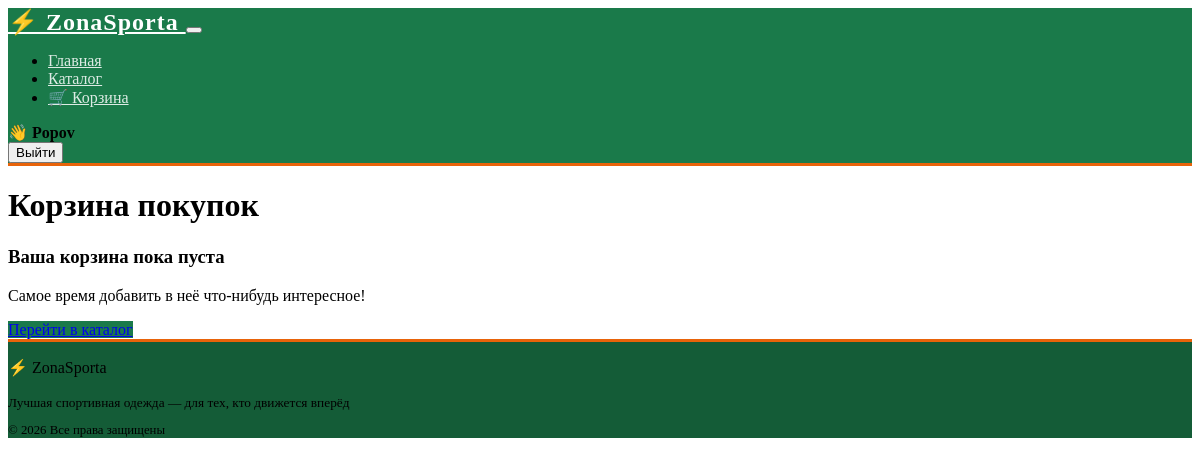
Before: /cart/ (signed in) with the older database file.
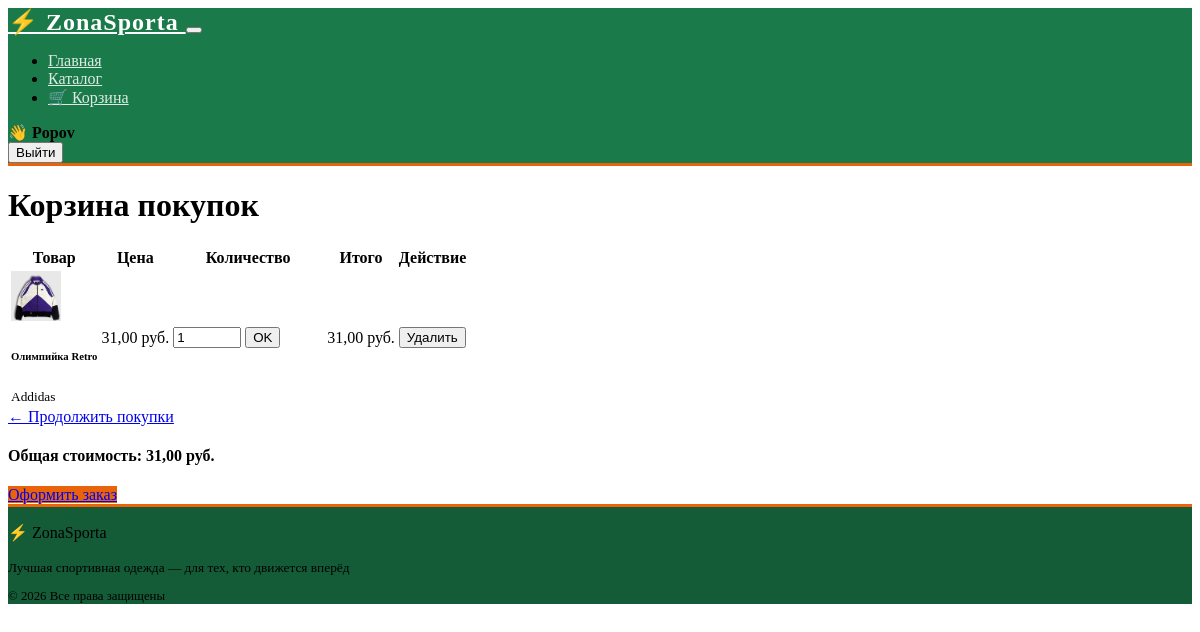
After: the same page with the newer database file.
### main/models.py (models this page shows, shortened)
class CartItem(models.Model):
    user = models.ForeignKey(
        settings.AUTH_USER_MODEL,
        on_delete=models.CASCADE,
        null=True
    )
    cart = models.ForeignKey(
        Cart,
        on_delete=models.CASCADE,
        verbose_name = "Корзина",
        related_name = "items"
    )
    product = models.ForeignKey(
        Product,
        on_delete=models.CASCADE,
        verbose_name = "Продукты",
        related_name = "cart_item"
    )
    quantity = models.PositiveIntegerField(
        validators=[MinValueValidator(1)],
        verbose_name="Количество"
    )
    def item_cost(self):
        return self.product.price * self.quantity
    class Meta:
        verbose_name = "Элемент корзины"
        verbose_name_plural = "Элементы корзины"

class Product(models.Model):
    name = models.CharField(
        max_length = 50,
        verbose_name = "Название товара"
    )
    description = models.TextField(
        blank = True,
        verbose_name = "Описание товара"
    )
    image = models.ImageField(
        upload_to = "products/",
        verbose_name = "Фото товара",
        blank = True,
        null = True
    )
    price = models.DecimalField(
        max_digits = 10,
        decimal_places = 2,
        verbose_name = "Цена",
        validators=[MinValueValidator(0)]
    )
    quantity_in_stock = models.IntegerField(
        verbose_name = "Количество на складе",
        validators=[MinValueValidator(0)]
    )
    category = models.ForeignKey(
        ProductCategory,
        on_delete=models.CASCADE,
        verbose_name = "Категория",
        related_name = "category_products"
    )
    manufacture = models.ForeignKey(
        Manufacturer,
        on_delete=models.CASCADE,
        verbose_name = "Производитель",
        related_name = "manufacture_products"
    )
    class Meta:
        verbose_name = "Товар"
        verbose_name_plural = "Товары"

class Manufacturer(models.Model):
    name = models.CharField(
        max_length = 50,
        verbose_name = "Название производителя"
    )
    country = models.CharField(
        max_length = 50,
        verbose_name = "Страна"
    )
    description = models.TextField(
        blank = True,
        verbose_name = "Описание производителя"
    )
    class Meta:
        verbose_name = "Производитель"
        verbose_name_plural = "Производители"

### main/views.py (the view)
# urls.py: path('cart/', views.cart, name='cart_view'),
@login_required(login_url='/register/')
def cart(request):
    cart, _ = Cart.objects.get_or_create(user=request.user)
    cart_items = CartItem.objects.filter(cart=cart)
    total_cost = sum(item.product.price * item.quantity for item in cart_items)
    context = {
        'cart_items': cart_items,
        'total_cost': total_cost,
    }
    return render(request, 'shop/cart.html', context)

### main/templates/shop/cart.html (shortened to what this page needs)
{% extends 'base.html' %}
{% block content %}
<div class="container mt-5">
    <h1 class="mb-4">Корзина покупок</h1>
    {% if cart_items %}
    <div class="card shadow-sm">
        <div class="card-body p-0">
            <table class="table table-hover mb-0 align-middle">
                <thead class="table-light">
                    <tr>
                        <th class="ps-4">Товар</th>
                        <th class="text-center">Цена</th>
                        <th class="text-center">Количество</th>
                        <th class="text-center">Итого</th>
                        <th class="text-end pe-4">Действие</th>
                    </tr>
                </thead>
                <tbody>
                    {% for item in cart_items %}
                    <tr>
                        <td class="ps-4">
                            <div class="d-flex align-items-center">
                                {% if item.product.image %}
                                    <img src="{{ item.product.image.url }}" alt="" class="rounded me-3" style="width: 50px; height: 50px; object-fit: cover;">
                                {% endif %}
                                <div>
                                    <h6 class="mb-0">{{ item.product.name }}</h6>
                                    <small class="text-muted">{{ item.product.manufacture.name }}</small>
                                </div>
                            </div>
                        </td>
                        <td class="text-center">{{ item.product.price }} руб.</td>
                        <td class="text-center" style="width: 150px;">
                            <form action="{% url 'update_cart' item.id %}" method="post" class="d-flex justify-content-center">
                                <input type="number" name="quantity" value="{{ item.quantity }}"
                                       min="1" max="{{ item.product.quantity_in_stock }}"
                                       class="form-control form-control-sm text-center me-1" style="width: 60px;">
                                <button type="submit" class="btn btn-outline-secondary btn-sm">OK</button>
                            </form>
                        </td>
                        <td class="text-center fw-bold text-primary">
                            {{ item.item_cost }} руб.
                        </td>
                        <td class="text-end pe-4">
                            <form action="{% url 'remove_from_cart' item.id %}" method="post">
                                <button type="submit" class="btn btn-outline-danger btn-sm">Удалить</button>
                            </form>
                        </td>
                    </tr>
                    {% endfor %}
                </tbody>
            </table>
        </div>
        <div class="card-footer bg-white p-4">
            <div class="row align-items-center">
                <div class="col-md-6">
                    <a href="{% url 'product_list' %}" class="btn btn-link text-decoration-none">← Продолжить покупки</a>
                </div>
                <div class="col-md-6 text-end">
                    <h4 class="mb-3">Общая стоимость: <span class="text-primary">{{ total_cost }} руб.</span></h4>
                    <a href="{% url 'checkout' %}" class="btn btn-success btn-lg px-5">Оформить заказ</a>
                </div>
            </div>
        </div>
    </div>
    {% else %}
    <div class="text-center py-5 bg-white rounded shadow-sm">
        <h3 class="text-muted">Ваша корзина пока пуста</h3>
        <p>Самое время добавить в неё что-нибудь интересное!</p>
        <a href="{% url 'product_list' %}" class="btn btn-primary mt-3">Перейти в каталог</a>
    </div>
    {% endif %}
</div>
{% endblock %}

Changed rows visible on the page:
added CartItem: product.image (picture), product.name "Олимпийка Retro", product.manufacture.name "Addidas", product.price "31,00", quantity "1", item_cost "31,00"
Other visible differences:
{{ total_cost }}: (not shown) → "31,00"
text no longer shown: "Ваша корзина пока пуста Самое время добавить в неё что-нибудь интересное! Перейти в каталог"
text now shown: "Товар Цена Количество Итого Действие ← Продолжить покупки Общая стоимость: руб. Оформить заказ"
